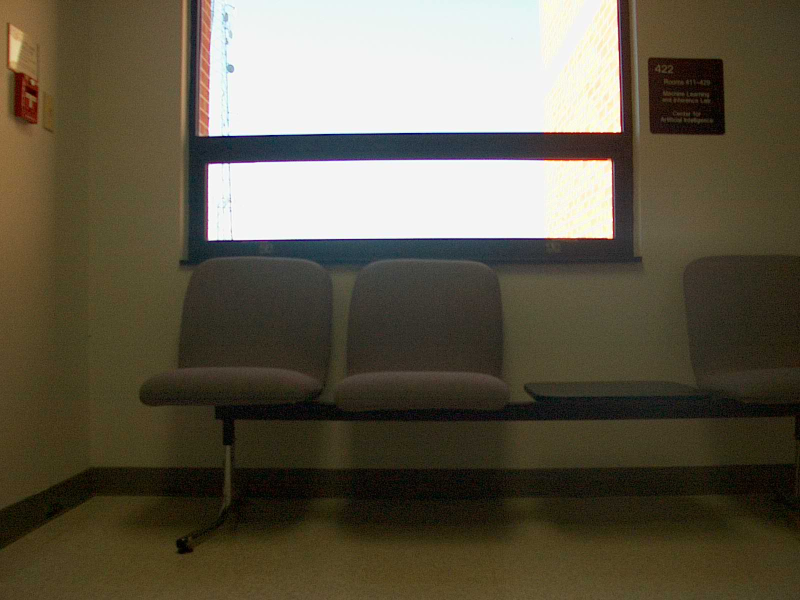
#> input picture HW2/ST2MainHall4/ST2MainHall4001.jpg, 1600 x 1200 px (shown at 1/2 size); its folder holds 4 pictures in this run
$ python 2.py
#> lines starting #> are read from the running program, lines starting #| are printed output that depends on the picture
import cv2
import numpy as np
from matplotlib import pyplot as plt
import os
import itertools
from sklearn import preprocessing

path = './ST2MainHall4'
files = os.listdir(path)
histograms = []

print("Calculating Histograms...")
for name in files:
	image = cv2.imread('./ST2MainHall4/'+name)
#> image is the input picture: shape (1200, 1600, 3); mean B, G, R 73.1, 89.9, 96.8
	image = np.array(image, dtype=np.int16)
	new_image = ((image[:,:,2] >> 5) << 6) + ((image[:,:,1] >> 5) << 3) + (image[:,:,0] >> 5)
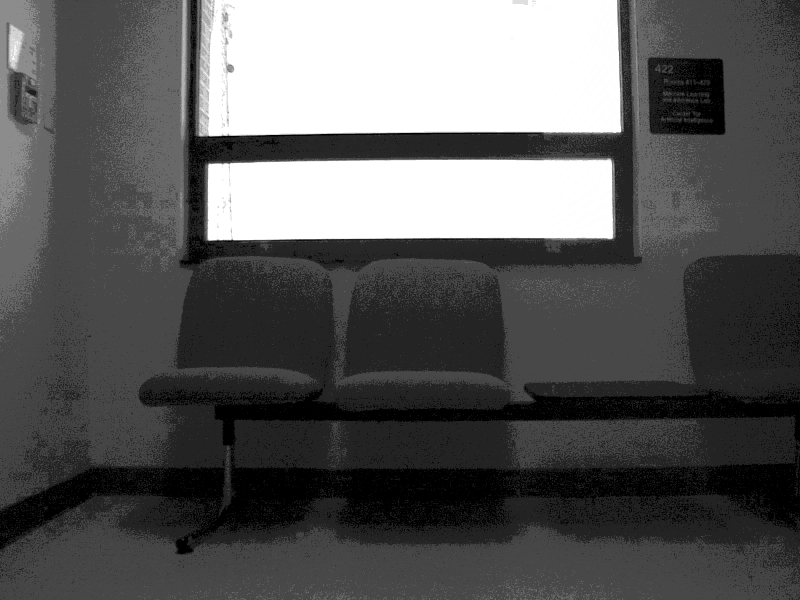
#> new_image: shape (1200, 1600) int16 (shown at 1/2 size); min 0, max 511, mean 181.6; drawn with min black and max white
	hist, bins = np.histogram(new_image, 512,[0,512])
#> hist = 512 values, max 433542 at index 145, min 0 at index 5, mean 3750; bins = 513 values from 0 to 512
	histograms.append(hist)
#> pass 2 of the loop `for name in files:`:
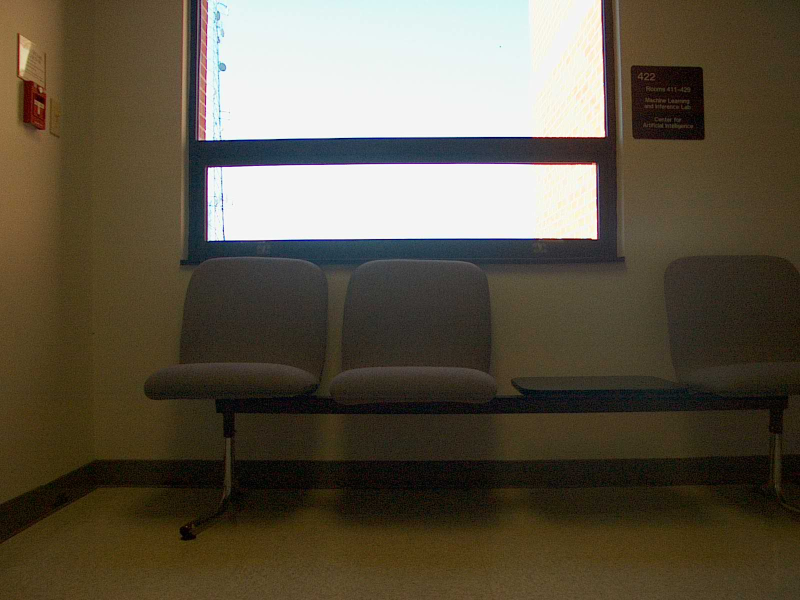
#> input picture HW2/ST2MainHall4/ST2MainHall4002.jpg, 1600 x 1200 px (shown at 1/2 size)
#> image is the input picture: shape (1200, 1600, 3); mean B, G, R 69.8, 85.9, 94.2
#> `new_image = ((image[:,:,2] >> 5) << 6) + ((image[:,:,1] >> 5) << 3) + ..`:
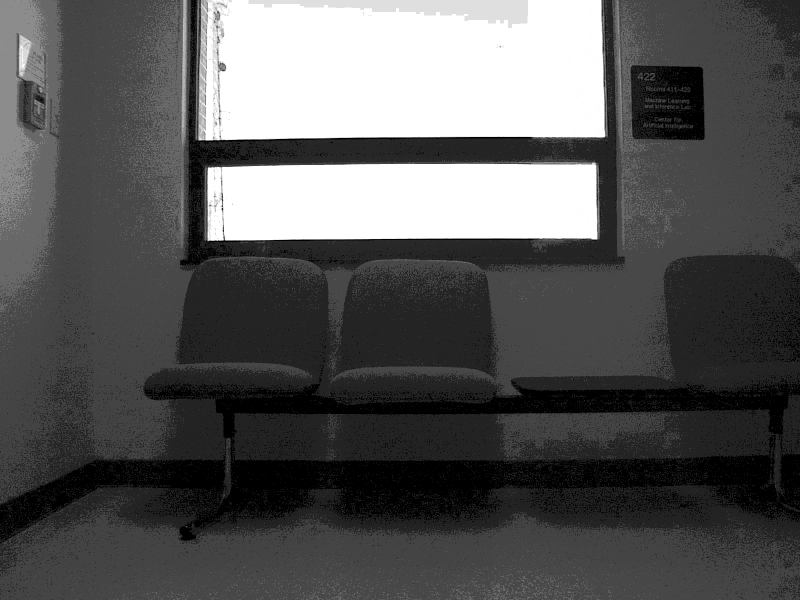
#> new_image: shape (1200, 1600) int16 (shown at 1/2 size); min 0, max 511, mean 175.9; drawn with min black and max white
#> hist = 512 values, max 314116 at index 145, min 0 at index 6, mean 3750
#> pass 3 of the loop `for name in files:`:
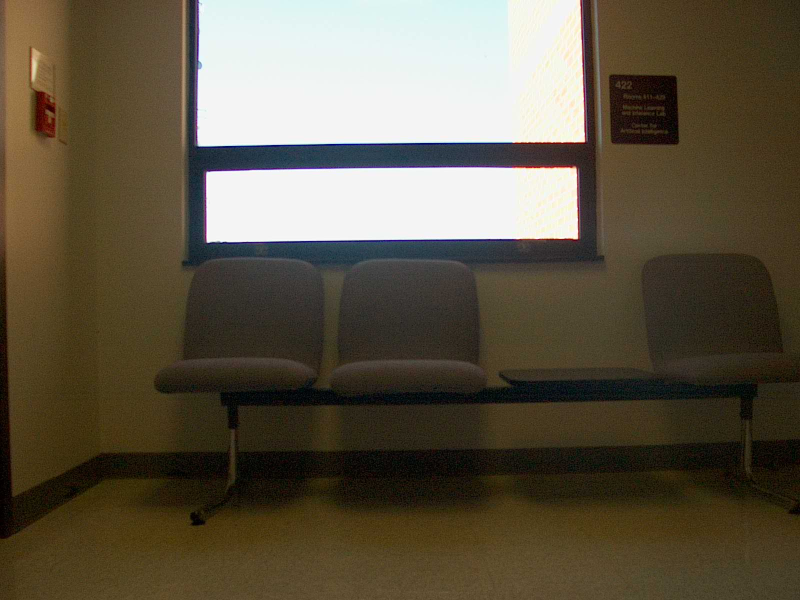
#> input picture HW2/ST2MainHall4/ST2MainHall4003.jpg, 1600 x 1200 px (shown at 1/2 size)
#> image is the input picture: shape (1200, 1600, 3); mean B, G, R 69, 86.4, 95.1
#> `new_image = ((image[:,:,2] >> 5) << 6) + ((image[:,:,1] >> 5) << 3) + ..`:
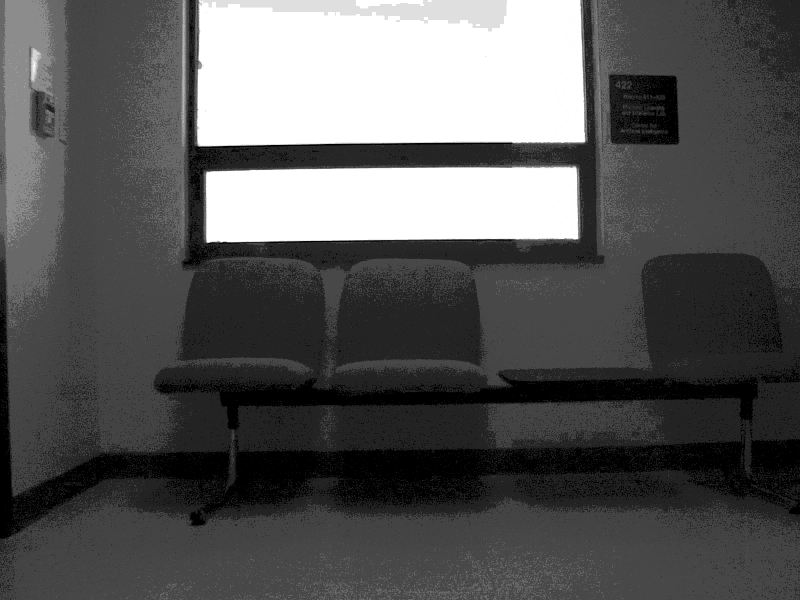
#> new_image: shape (1200, 1600) int16 (shown at 1/2 size); min 0, max 511, mean 177.9; drawn with min black and max white
#> hist = 512 values, max 369459 at index 145, min 0 at index 5, mean 3750
#> the loop made 4 passes; the first 3 are shown

plt.subplot(221), plt.plot(histograms[0]), plt.title('Scene1 Histogram'), plt.subplots_adjust(hspace=.4)
#> (the run stopped early here; a loop or call above may not have finished)
